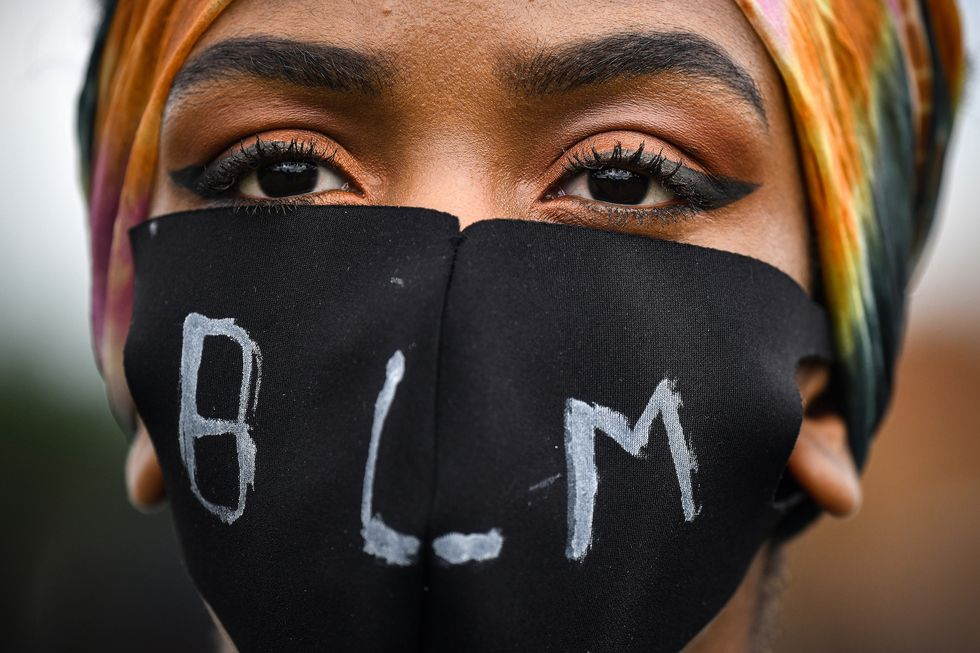
#> input picture images/blm.jpg, 980 x 653 px
$ jupyter execute jpeg_compression.ipynb   (shell and % lines are left out)
#> lines starting #> are read from the running program, lines starting #| are printed output that depends on the picture; after the words box and inside, x2 and y2 are one past the last pixel; in counts of white or black regions, pixels touching at a corner belong together
## Compression image and the Fast Fourier Transform

This lesson is based on the Image Compression youtube lessons from Steve Barton:
- [Image compreesion and FFT](https://www.youtube.com/watch?v=gGEBUdM0PVc&ab_channel=SteveBrunton)
- [Image compression and FFT (Example in Python)](https://www.youtube.com/watch?v=uB3v6n8t2dQ&t=301s&ab_channel=SteveBrunton)

The Fourier transform as we saw in the past lessons, is a transform that decompose a function in terms of sines and cosines, and we can compute the coefficents efficiently using the "fast fourier transform" algorithm. Luckly, this algorithm is already a built in function in `numpy` so we can go ahead and use it.

One of the most common applications of the Fast Fourier Transform (FFT) is compression, compression of audio, video, images, etc. In this notebook we will see an example of image compression, for which we will use a 2D fast fourier transform `fft2`. The idea behind a two-dimensional FFT is  that we applied FFT to all the rows and then to all the columns of our 2D image. Fortunately, `numpy` already has a 2D fft implementation `numpy.fft.fft2` that we will apply to our pixels and get the fourier coefficients of our image. Most of this coefficients will be very small and we will be able to discard them and keep the higher ones. We will see that by just keeping a small percentage of coefficients we can recover the original image by applying the inverse of the FFT. This process is what is behind all types of compressions compression. For real applications wavelets transforms are implemented since they give better results, but the process behind is the same. Let's take a look in an actual example.

When we are saving a JPG image in our phones or computers we are saving only the small percentage of pixels that recovers the image, which can be display very fast thanks to the inverse FFT.

[cell 1]
from matplotlib import pyplot
from matplotlib.image import imread
import numpy

[cell 2]
pyplot.rcParams['figure.figsize'] = [9.8, 6.53]

We can "read" and image as an 3D `numpy` array using `imread` (one matrix per RBG channel) and display it using `pyplot.imshow`.

[cell 3]
A= imread('../images/blm.jpg')
#> A is the input picture: shape (653, 980, 3); mean R, G, B 87.7, 71.6, 61.9

[cell 4]
pyplot.imshow(A)
pyplot.axis('off');

If we check the shape of our array, we have three dimensions. We have a three 653x980 matrix, each of these matrices correspond to a RBG (Red-Blue-Green) channel.

[cell 5]
numpy.shape(A)
#> Out = (653, 980, 3)

For simplicity, we will convert the RBG to a grey scale and only work with one matrix. We do this by averaging along the third axis (in `python` index 2). For each pixel we take the average between its value in the red, blue and green channels.

[cell 6]
Ags = numpy.mean(A, axis=2)
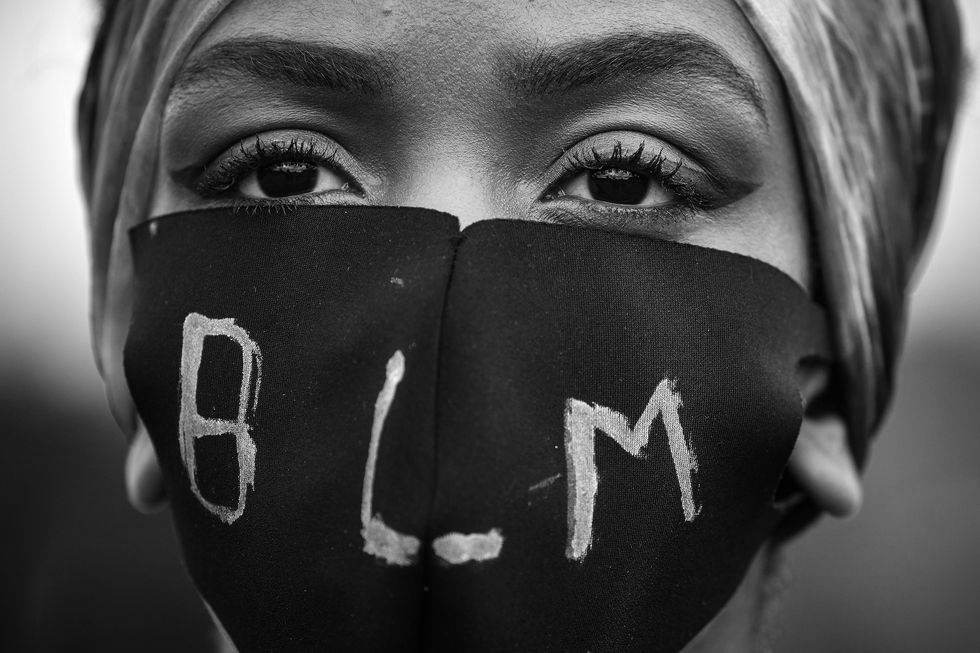
#> Ags: shape (653, 980) float64; min 0, max 253.7, mean 73.7

[cell 7]
numpy.shape(Ags)
#> Out = (653, 980)

[cell 8]
pyplot.imshow(Ags, cmap='gray')
pyplot.axis('off');

We compute the fourier transform in 2D and plot we can plot the magnitud of each coefficient by taking the absolute value of the complex array. We plot it in log-scale to be more visible the difference.

[cell 9]
from matplotlib.colors import LogNorm

[cell 10]
FF = numpy.fft.fft2(Ags)
fig = pyplot.figure(figsize=(6,6))
pyplot.imshow(abs(FF), cmap ='gray', norm=LogNorm(vmin=numpy.min(abs(FF)), vmax=numpy.max(abs(FF))));

#pyplot.imshow(numpy.log(abs(FF)), cmap ='gray');
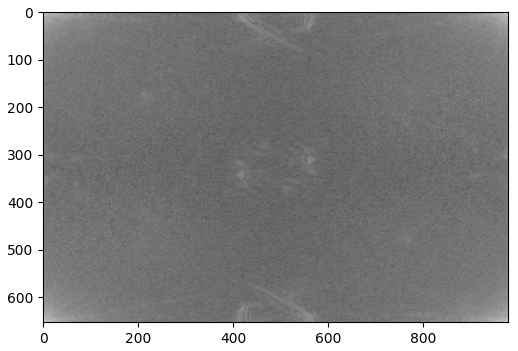
#> figure drawn by matplotlib, 1 panel

[cell 11]
numpy.min(abs(FF))
#> Out = 5.31

Let's display the zeroeth coefficient in the center, to do that we use the `fftshift` function, and let's plot a colorbar along with the plot.

[cell 12]
# It is more convenient to display the (0,0) frequency in the center
FF_s = numpy.fft.fftshift(FF)
fig = pyplot.figure(figsize=(6,6))
ax = pyplot.axes()
im = pyplot.imshow(abs(FF_s), cmap ='gray', norm=LogNorm(vmin=numpy.min(abs(FF_s)), vmax=numpy.max(abs(FF_s))))

#this is to get color bar matching side of plot.
cax = fig.add_axes([ax.get_position().x1+0.01,ax.get_position().y0,0.02,ax.get_position().height])

pyplot.colorbar(im, cax=cax);
#pyplot.imshow(numpy.log(abs(FF_s)), cmap ='gray');
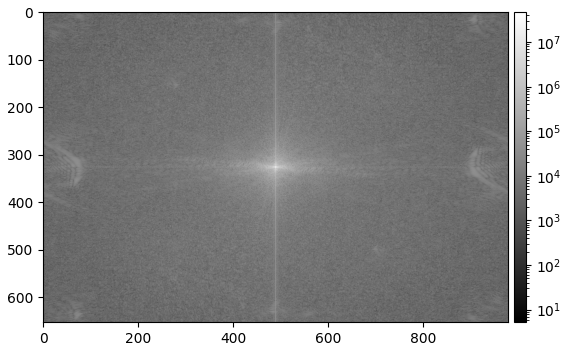
#> figure drawn by matplotlib, 2 panels

Now let's see what happen if we keep only a small percentage of the coefficients. To do this, we will reshape the 2D array into a 1D long array which we will sort and then zero out everything but the top percentage.

[cell 13]
#reshape(FF, -1) the -1 means that the length of the 1D array
# is inferred from the length of the array and remaining dimensions.

#We sort the array and then inverted the order to get the higher values first
Bt = numpy.sort(numpy.abs(numpy.reshape(FF,-1)))[::-1]


keep = 0.03 #let's say we want to keep 3%
#we multiply the len(Bt) by keep which will give use the top 3% index cut off after we take the int() and use this index
#to get the threshold value
thresh = Bt[int((keep)*len(Bt))]
#> thresh = 25648.1

#We create a mask array by checking where the coefficients amplitud is bigger than the threshold
ind = numpy.abs(FF) > thresh
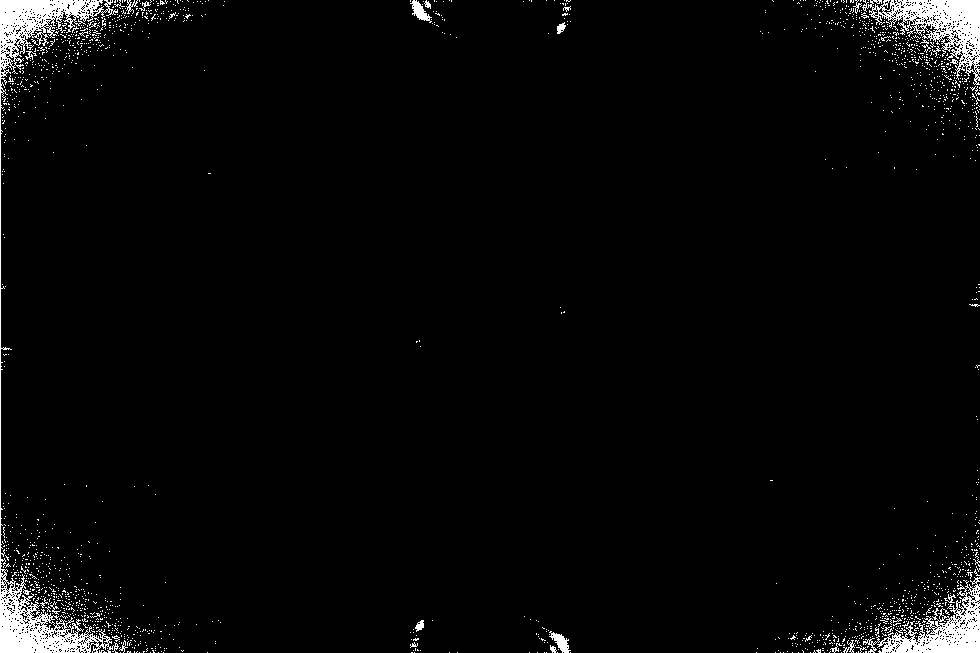
#> ind: shape (653, 980) bool; 3% white; 1837 white regions (1808 under 20 px), largest, box (x1, y1, x2, y2) and area: (0, 0, 119, 653) 7497, (862, 0, 980, 85) 3632, (863, 577, 980, 653) 3100

#we keep the top values determined by the throshold by multiplying the coefficients array by the mask
# This will zeroed all the values below the threshold
Atlow = FF * ind

#Now we plot the amplitude, shifted to the center in a log scale
# Put FFT on log scale we added 1e-12 to not get error when taking log of 0

Flow = numpy.log(numpy.abs(numpy.fft.fftshift(Atlow)+1e-12))
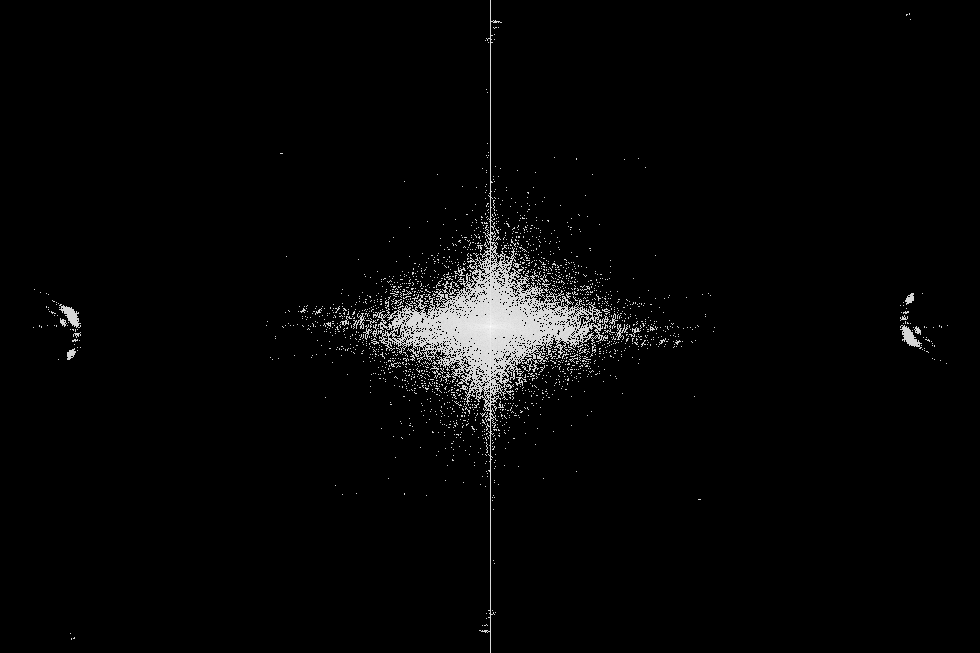
#> Flow: shape (653, 980) float64; min -27.63, max 17.67, mean -26.47; drawn with min black and max white

fig = pyplot.figure(figsize=(6,6))
pyplot.imshow(Flow,cmap='gray')
#pyplot.axis('off')
#pyplot.show()

[cell 14]
numpy.shape(Atlow)
#> Out = (653, 980)

[cell 15]
thresh
#> Out = 25648.1

Now if we apply the inverse of the Fast fourier transform we should recover a version of the image that is coarser than the original. The question is, do we have enough information to recover a similar image?

Keep in mind that `ifft` returns a complex array, but in this case the complex part should be nearly zero. To plot the image, we take the real part of the array after the `ifft` was applied.

[cell 16]
Alow = numpy.fft.ifft2(Atlow)
pyplot.imshow(Alow.real, cmap='gray')
pyplot.axis('off');
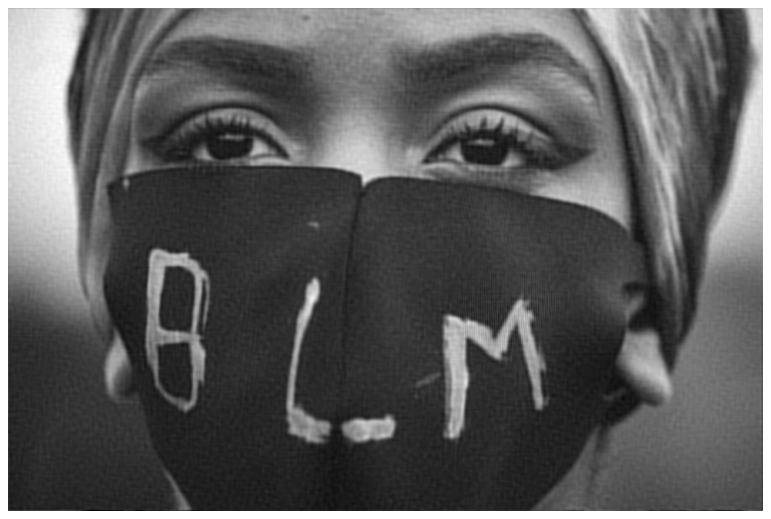
#> figure drawn by matplotlib, 1 panel

We can check that the imaginary values are close to zero by checking the imaginary part of the `Alow` array.

[cell 17]
Alow.imag

[cell 18]
numpy.max(Alow.imag)
#> Out = 0.0401

### ADD DIFFERENT KEEP VALUES, CREATE FOR LOOP TO DO THAT, OR LEAVE AS EXERCISE.

Image as a surface plot of pixel intensities. The brightest points are the highest and lighter in color.

[cell 19]
from mpl_toolkits.mplot3d import Axes3D

[cell 20]
# Rotate the plot down and play around

[cell 21]
pyplot.rcParams['figure.figsize'] = [9.8, 6.53]

fig = pyplot.figure()
ax = fig.add_subplot(111, projection='3d')

X,Y = numpy.meshgrid(numpy.arange(0, numpy.shape(Alow)[1]), numpy.arange(0, numpy.shape(Alow)[0]))
ax.plot_surface(X[0::5, 0::5], Y[0::5, 0::5], Ags[0::5, 0::5], cmap='viridis') #we are jumping each 5 to not overload the plot
#ax.view_init(-88,-90)
#ax.view_init(0,0)
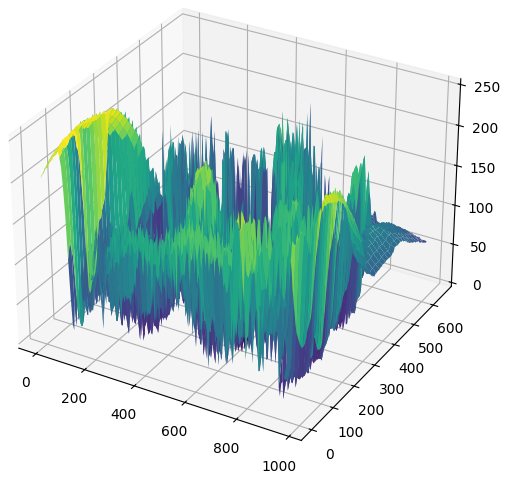
#> figure drawn by matplotlib, 1 panel
